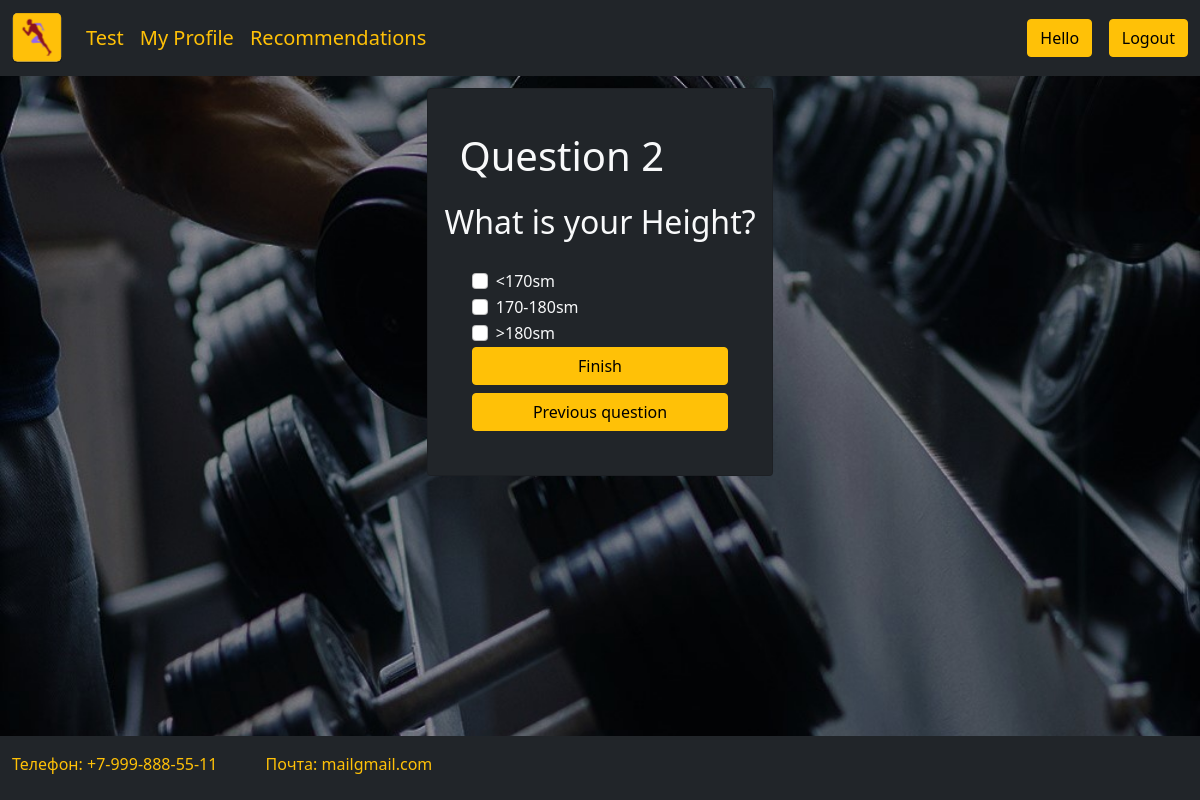
/test/2 (signed in), run on the app's committed database.
### tables.py (models this page shows, shortened)
class Tests(db.Model):
    id = db.Column("id", db.Integer, primary_key=True)
    text = db.Column(db.String(1000))

class Answers(db.Model):
    _id = db.Column("id", db.Integer, primary_key=True)
    text = db.Column(db.String(100))
    question_id = db.Column(db.Integer)
    value = db.Column(db.Integer)

### app.py (the view, shortened to what this page needs)
@app.route('/test/<index>', methods=["POST", "GET"])
def test(index):
    index = int(index)
    print(index)
    if index < 1:
        return redirect("/test/1")
    next_btn_text = "Next question"
    prev_btn_text = "Previous question"
    questions = db.session.query(Tests).all()
    if index == len(questions):
        next_btn_text = "Finish"
    if index > len(questions):
        return redirect("/done")
    question = questions[index - 1]
    pos_answers = db.session.query(Answers).filter(Answers.question_id == question.id).all()
    print(request)
    print(session["id"])
    if "name" in session:
        session["last_test"] = index
        return render_template("test.html", index=index, n_index=index + 1, p_index=index - 1,
                               question=question.text, pos_answers=pos_answers,
                               next_btn_text=next_btn_text, prev_btn_text=prev_btn_text)
    else:
        return redirect(url_for("login"))

### templates/test.html (shortened to what this page needs)
{% extends "header_base.html" %}
{% block css_links %}
<link rel="stylesheet" href="{{ url_for('static',filename='/css/tests.css') }}">
{% endblock %}
{% block main %}
<div class="card mt-5 bg-dark text-light">
    <div class="card-body">
        <main class="form-question">
            <h1>Question {{ index|int }}</h1>
        </main>
        <h2>{{ question }}</h2>
        <main class="form-variants">
            <form action="{{ '/test/' + (index|string) }}" id='a' method="POST">
                {% for i in range(pos_answers|length) %}
                <div class="form-check">
                    <input class="form-check-input" type="checkbox" value="{{ pos_answers[i].text }}" name="{{ 'check' +(i|string) }}" id="{{ 'check'+(i|string) }}" onchange="function checkout_others(id={{ i|string }}) {
                            let i ;
                            for (let y = 0; y < {{ pos_answers|length }}; y ++){
                            i = document.getElementById('check'+y);
                            if ('check'+id !== i.id){
                            i.checked = false;
                            }
                            }
                            }
                            checkout_others()">
                    <label class="form-check-label" for="flexCheckDefault">
                        {{ pos_answers[i].text }}
                    </label>
                </div>
                {% endfor %}
                <div class="d-grid gap-2 mx-auto">
                    <button type="submit" class="btn btn-warning" formaction="{{ "
                    /test/"+ (n_index|string) }}" >{{ next_btn_text}}</button>
                    <button type="submit" class="btn btn-warning" formaction="{{ "
                    /test/"+ (p_index|string) }}">{{ prev_btn_text}}</button>
                </div>
            </form>
        </main>
    </div>
</div>
{% endblock %}

### static/css/signin.css (style rules this page uses)
html, body { height: 100%; }
body { display: flex; align-items: center; padding-top: 40px; padding-bottom: 40px; background-color: #f5f5f5; }

### static/css/dbstyle.css (style rules this page uses)
.db_bg_main_color { background: #d1ccc5; }
body { display: flex; flex-direction: column; align-items: center; padding-bottom: 40px; color: #ffffff; }
.db_main_beackpic { background: url("../../static/img/main pic.jpg"); background-repeat: no-repeat; background-size: cover; }

### static/css/tests.css (style rules this page uses)
html, body { height: 100%; }
body { display: flex; flex-direction: column; align-items: center; padding-top: 40px; padding-bottom: 40px; background-color: #f5f5f5; }
.form-question { width: 100%; max-width: 330px; padding: 15px; margin-top: 4%; }
.form-variants { padding: 15px; margin: 4%; }

### data on the page
Tests: text "What is your Height?"
Answers: text "<170sm"
Answers: text "170-180sm"
Answers: text ">180sm"

### other printed values
{{ index|int }} "2"
{{ next_btn_text }} "Finish"
{{ prev_btn_text }} "Previous question"
